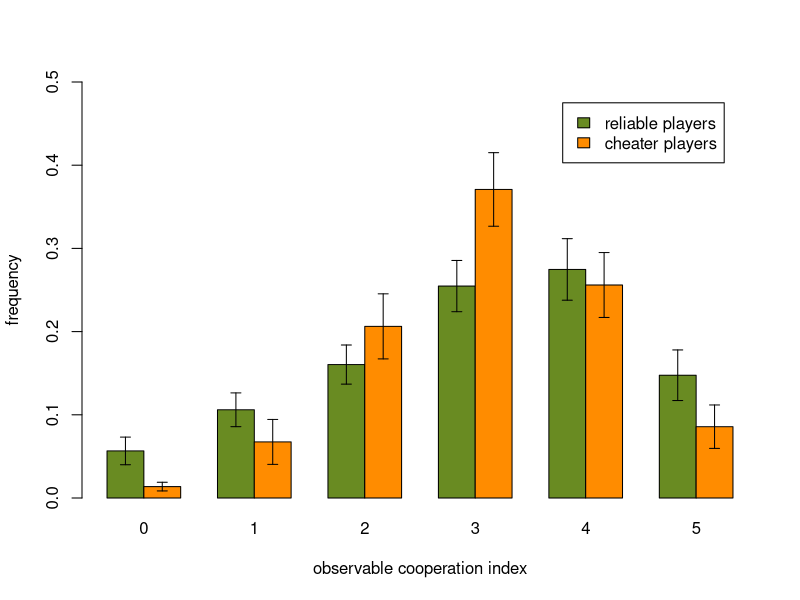

Write the R code that produced this figure.
library("Hmisc")
library("Hmisc")

#pdf("fig3.pdf")

par(mar=c(5, 4, 4, 2) + 0.1)

RO = c(0.0166, 0.0203, 0.0235, 0.0308, 0.037, 0.0304)
RT = c(0.0159, 0.0236, 0.0339, 0.0471, 0.0546, 0.0389)
CO = c(0.0052, 0.027, 0.0391, 0.0442, 0.039, 0.0261)
CT = c(0.0783, 0.0429, 0.0439, 0.0408, 0.0232, 0.0062)

fake_reliable = c(0.05660377358490566, 0.1060377358490566, 0.16037735849056603, 0.25471698113207547, 0.2747169811320755, 0.14754716981132077)

fake_cheaters = c(0.013714285714285714, 0.06742857142857143, 0.2062857142857143, 0.37085714285714283, 0.256, 0.08571428571428572)

test = c(0,0,0,0,0,0)

total_dist = c(fake_reliable, fake_cheaters)

groupname = c(0,0,0,0,0,0,1,1,1,1,1,1)

bin = c("0","1","2","3","4","5","0","1","2","3","4","5")

data <- tapply(total_dist, list(groupname,bin), sum)


barplot(data,beside=T,col=c("olivedrab4","darkorange"),ylim=c(0,0.5)
        ,ylab="frequency",xlab="observable cooperation index")

for (i in 1:6) {
  
  arrows(3*(i-1)+1.5, total_dist[i]-RO[i],3*(i-1)+1.5, total_dist[i]+RO[i],lwd = 1,code=3,angle = 90,length = 0.05)
}

for (i in 1:6) {
  
  arrows(3*(i-1)+2.5, total_dist[i+6]-CO[i],3*(i-1)+2.5, total_dist[i+6]+CO[i],lwd = 1,code=3,angle = 90,length = 0.05)
}

legend("topright",c("reliable players","cheater players"),fill=c("olivedrab4","darkorange"),inset=0.05)





#dev.off()
